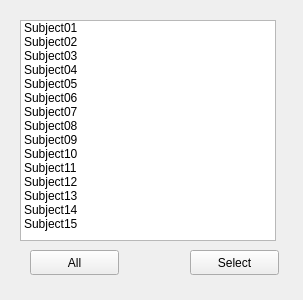
<?xml version="1.0" encoding="UTF-8"?>
<ui version="4.0">
 <class>Form</class>
 <widget class="QWidget" name="Form">
  <property name="geometry">
   <rect>
    <x>0</x>
    <y>0</y>
    <width>303</width>
    <height>300</height>
   </rect>
  </property>
  <property name="windowTitle">
   <string>Form</string>
  </property>
  <widget class="QPushButton" name="pushButton">
   <property name="geometry">
    <rect>
     <x>30</x>
     <y>250</y>
     <width>89</width>
     <height>25</height>
    </rect>
   </property>
   <property name="text">
    <string>All</string>
   </property>
  </widget>
  <widget class="QPushButton" name="pushButton_2">
   <property name="geometry">
    <rect>
     <x>190</x>
     <y>250</y>
     <width>89</width>
     <height>25</height>
    </rect>
   </property>
   <property name="text">
    <string>Select</string>
   </property>
  </widget>
  <widget class="QListWidget" name="listWidget">
   <property name="geometry">
    <rect>
     <x>20</x>
     <y>20</y>
     <width>256</width>
     <height>221</height>
    </rect>
   </property>
   <item>
    <property name="text">
     <string>Subject01</string>
    </property>
   </item>
   <item>
    <property name="text">
     <string>Subject02</string>
    </property>
   </item>
   <item>
    <property name="text">
     <string>Subject03</string>
    </property>
   </item>
   <item>
    <property name="text">
     <string>Subject04</string>
    </property>
   </item>
   <item>
    <property name="text">
     <string>Subject05</string>
    </property>
   </item>
   <item>
    <property name="text">
     <string>Subject06</string>
    </property>
   </item>
   <item>
    <property name="text">
     <string>Subject07</string>
    </property>
   </item>
   <item>
    <property name="text">
     <string>Subject08</string>
    </property>
   </item>
   <item>
    <property name="text">
     <string>Subject09</string>
    </property>
   </item>
   <item>
    <property name="text">
     <string>Subject10</string>
    </property>
   </item>
   <item>
    <property name="text">
     <string>Subject11</string>
    </property>
   </item>
   <item>
    <property name="text">
     <string>Subject12</string>
    </property>
   </item>
   <item>
    <property name="text">
     <string>Subject13</string>
    </property>
   </item>
   <item>
    <property name="text">
     <string>Subject14</string>
    </property>
   </item>
   <item>
    <property name="text">
     <string>Subject15</string>
    </property>
   </item>
  </widget>
 </widget>
 <resources/>
 <connections/>
</ui>
